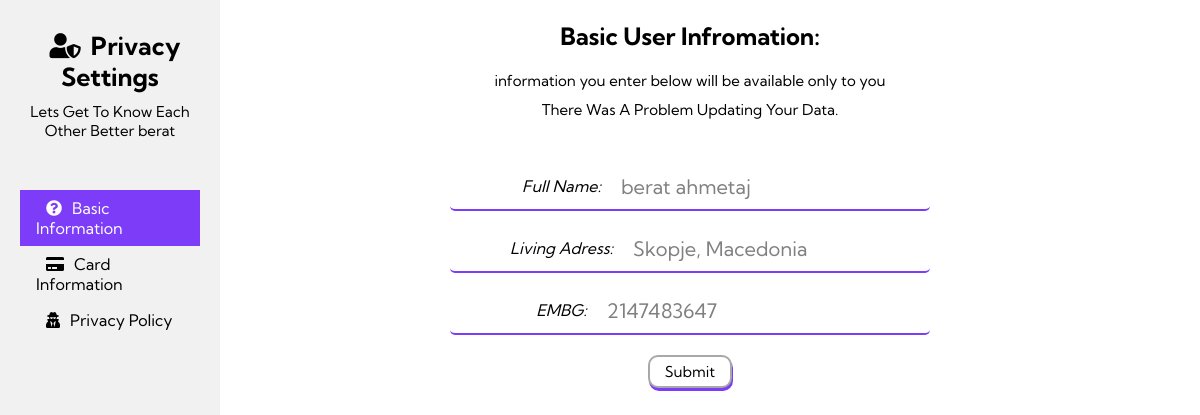
/Website/Dashboard/frame_BI.php?error=error (signed in), run on the app's committed database.
### tables this page shows
CREATE TABLE `usersdata` (
  `Id` int(255) NOT NULL,
  `Email` varchar(100) NOT NULL,
  `Pass` varchar(100) NOT NULL,
  `Username` varchar(100) NOT NULL,
  `EMBG` int(255) DEFAULT NULL,
  `NameSurname` varchar(255) DEFAULT NULL,
  `LivingAdress` varchar(255) DEFAULT NULL,
  `CreditCard` varchar(20) DEFAULT NULL,
  `CVV` varchar(3) DEFAULT NULL,
  `Expiry` varchar(5) DEFAULT NULL
);

### Website/functions.php (called while the page is built, shortened)
<?php
function getname($username){
    include "dbinfo.php";
    $sql = "SELECT * FROM usersdata WHERE Username = '$username';";
    $result = mysqli_query($connect, $sql);
    $row = mysqli_fetch_assoc($result);
    $embg=$row["EMBG"];
    $namesurname=$row["NameSurname"];
    $livingadress=$row["LivingAdress"];
    $email=$row["Email"];
    $id=$row["Id"];
    return array($embg, $namesurname, $livingadress, $email, $id);
}
?>

### Website/Dashboard/frame_BI.php (the view, shortened to what this page needs)
<?php
include "../functions.php";
$result= getname($username);
?>
<!DOCTYPE html>
<html lang="en">
  <link rel="stylesheet" href="https://use.fontawesome.com/releases/v5.15.1/css/all.css"
>
<head>
</head>
<body>
<ul class="hide">
    <li><h1> <i class="fas fa-user-shield"></i>Privacy Settings </h1></li>
    <li> <?php
        echo "<p>Lets Get To Know Each Other Better $username </p>";
        ?></li>
  <li><a class="active" href="frame_BI.php"><i class="fas fa-question-circle"></i>Basic Information</a></li>
  <li><a href="frame_CI.php"><i class="fas fa-credit-card"></i>Card Information</a></li>
  <li><a href="frame_PP.php"><i class="fas fa-user-secret"></i>Privacy Policy</a></li>
</ul>
<div class="content" style="margin-left:15%;padding:1px 16px;height:1000px;">
  <h2>Basic User Infromation:</h2>
  <p>information you enter below will be available only to you</p>
  <?php
if (isset($_GET["error"])) {
if ($_GET["error"] == "success") {
  echo"<p> Your Data Has Been Updated Succesfully ! </p>";
} else {
  echo"<p>There Was A Problem Updating Your Data.</p>";
}
}
?>
  <form action="../BasicUserInfo.php" method="POST">
  <div class="inp">
  <i>  <label for="name">Full Name:</label> </i>
    <input type="text" id="name" value="<?php echo $result[1]; ?>" name="name"><br><br>
  </div>
  <div class="inp">
   <i> <label for="Adresa">Living Adress:</label> </i>
    <input type="text" id="Adresa" value="<?php echo $result[2]; ?>" name="Adresa"><br><br>
    </div>
    <div class="inp">
 <i> <label for="EMBG">EMBG:</label> </i>
    <input type="number" id="EMBG" value="<?php echo $result[0]; ?>" name="EMBG"><br><br>
    </div>
    <br/>
    <button type="submit" name="submit">Submit</button>
  </form>
</div>
</body>
</html>

### Website/Dashboard/frame_BI.php (style rules this page uses)
* { font-family: 'Kumbh Sans', sans-serif; }
body { margin: 0; background-color:#FFFFFF; }
ul { list-style-type: none; margin: 0; padding: 20px 20px; width: 15%; background-color: #f1f1f1; position: fixed; height: 100%; overflow: auto; }
li a { display: block; color: #000; padding: 8px 16px; text-decoration: none; }
li a.active { background-color: #7D3CF8; color: white; }
i { padding:0px 10px; }
h1 { font-size:25px; margin:10px; text-align: center; }
p { font-size:15px; margin:10px; text-align: center; }
.content { text-align: center; }
input { color:gray; border: none; padding: 10px; font-size: 20px; outline: 0; width: auto; z-index: 1; background-color: transparent; }
.inp { z-index: 2; width: 80vh; padding-left: 10px; border-top:0px; border-left:0px; border-right:0px; border-radius: 5px; margin-top: 15px; transition: 0.5s; }
.inp { display: flex; align-items: center; justify-content: center; margin-left: auto; margin-right: auto; background-color: white; border: 2px solid #7D3CF8; border-top:0px; border-left:0px; border-right:0px; }
button { border: 2px solid rgb(168, 168, 168); background-color: white; border-radius: 25px; font-size: 15px; padding-bottom: 5px; padding-top: 5px; padding-left: 15px; padding-right: 15px; transition: 0.5s; color: black; box-shadow: 1px 3px #7D3CF8; }
input[type=number] { -moz-appearance: textfield; }
.inp { z-index: 2; width: 60vh; padding-left: 0px; border-top:0px; border-left:0px; border-right:0px; border-radius: 5px; margin-top: 15px; transition: 0.5s; }
button { margin-left:auto; margin-right:auto; text-align:center; border: 2px solid rgb(168, 168, 168); background-color: white; border-radius: 10px; font-size: 15px; padding-bottom: 5px; padding-top: 5px; padding-left: 15px; padding-right: 15px; transition: 0.5s; color: black; box-shadow: 1px 3px #7D3CF8; }

### data on the page
usersdata: name "berat ahmetaj", Adresa "Skopje, Macedonia", EMBG "2147483647"

### other printed values
$username "berat"
